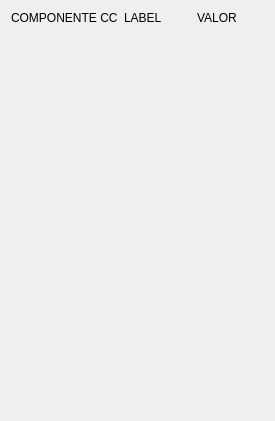
              <widget class="QWidget" name="scrollAreaWidgetContents">
               <property name="geometry">
                <rect>
                 <x>0</x>
                 <y>0</y>
                 <width>275</width>
                 <height>421</height>
                </rect>
               </property>
               <layout class="QGridLayout" name="gridLayout">
                <item row="0" column="0" colspan="2">
                 <layout class="QGridLayout" name="gridLayout_19">
                  <item row="0" column="2">
                   <widget class="QLabel" name="label_43">
                    <property name="text">
                     <string>VALOR</string>
                    </property>
                   </widget>
                  </item>
                  <item row="0" column="0">
                   <widget class="QLabel" name="label_41">
                    <property name="text">
                     <string>COMPONENTE CC</string>
                    </property>
                   </widget>
                  </item>
                  <item row="0" column="1">
                   <widget class="QLabel" name="label_42">
                    <property name="text">
                     <string>LABEL</string>
                    </property>
                   </widget>
                  </item>
                 </layout>
                </item>
                <item row="1" column="0" colspan="2">
                 <spacer name="verticalSpacer_5">
                  <property name="orientation">
                   <enum>Qt::Vertical</enum>
                  </property>
                  <property name="sizeHint" stdset="0">
                   <size>
                    <width>20</width>
                    <height>40</height>
                   </size>
                  </property>
                 </spacer>
                </item>
               </layout>
              </widget>
